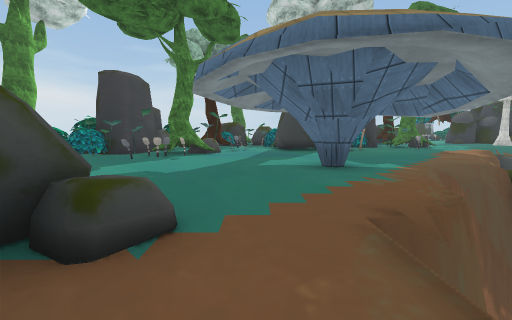
[1] (above)

24 first-person views from a walk through a scene from a Unity 3-D project. The camera is 1.4 m above the floor, tilts 6° down and sees 90° across. The floor is counted in squares, 2 m on a side. Each view is taken from the middle of a square. On the plan, view 1 faces up. The plan holds only what a view shows up to about 9 squares ahead; the rest is blank. The place goes on beyond the plan. Some surface patterns are stand-ins.

[2]
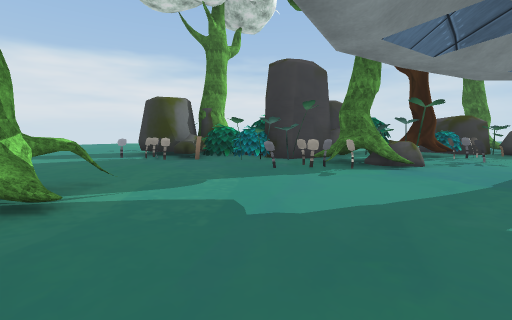

[3]
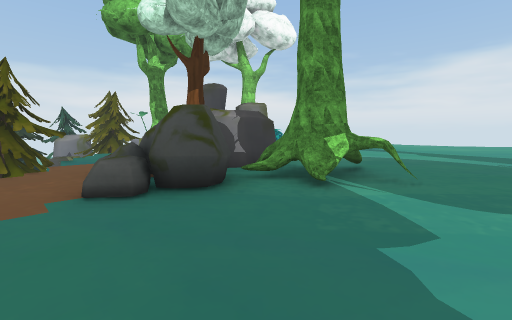

[4]
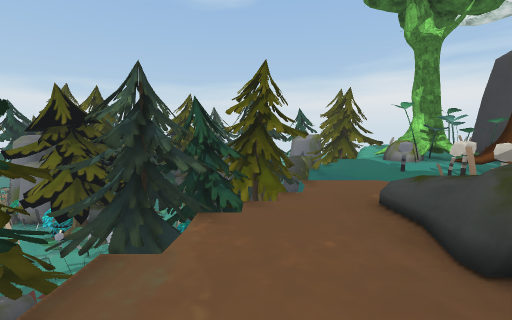

[5]
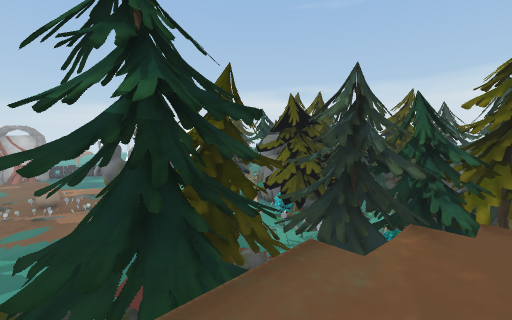

[6]
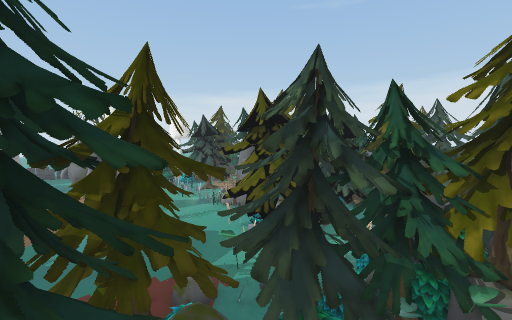

[7]
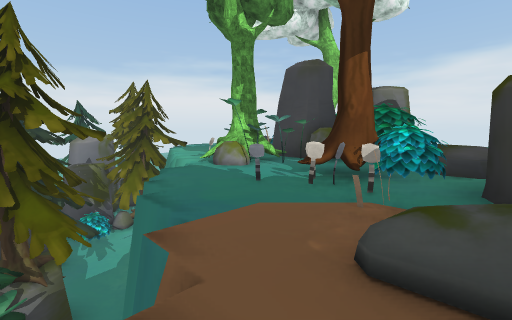

[8]
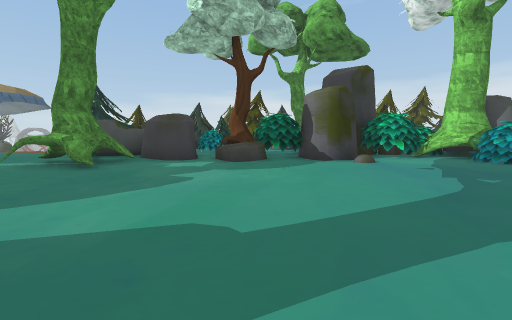

[9]
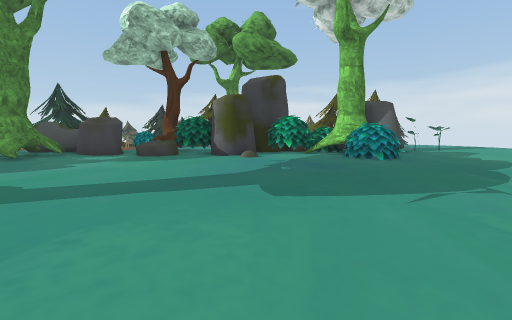

[10]
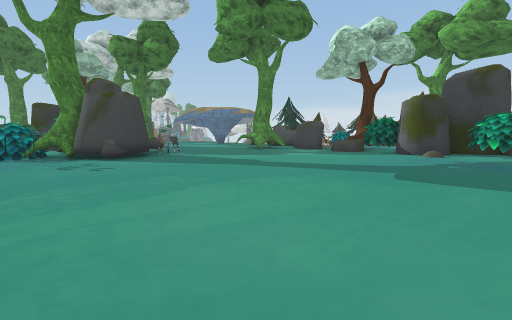

[11]
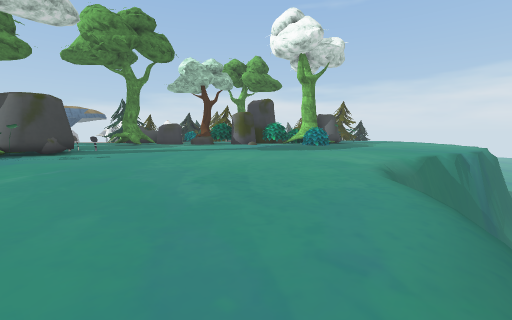

[12]
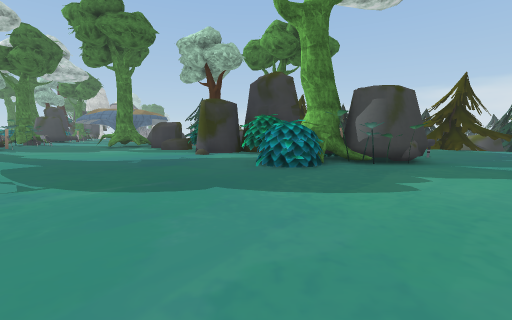

[13]
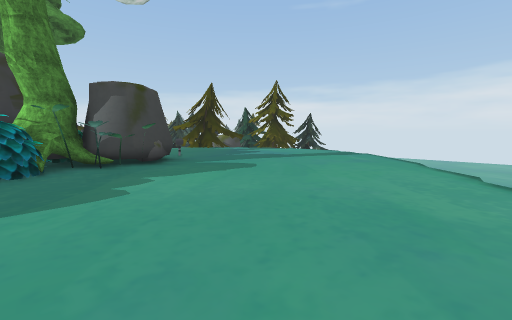

[14]
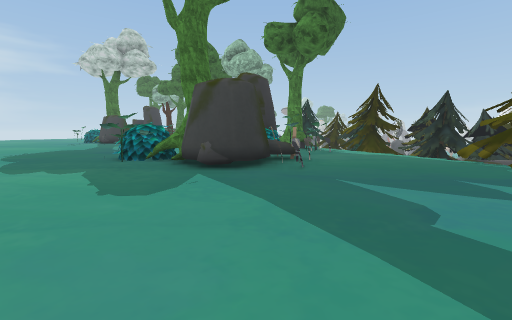

[15]
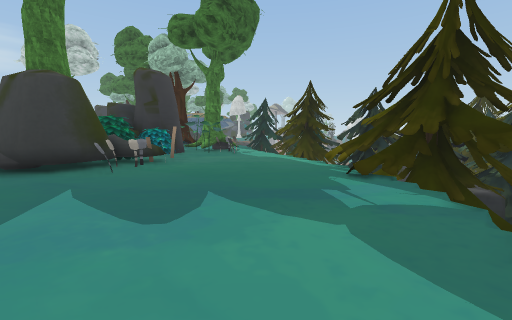

[16]
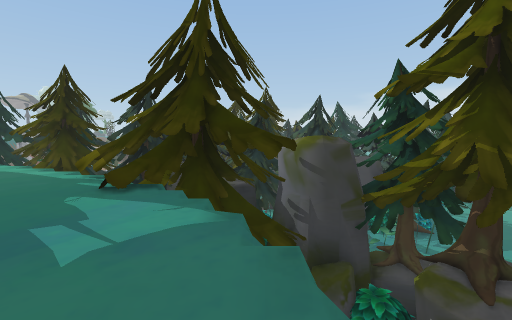

[17]
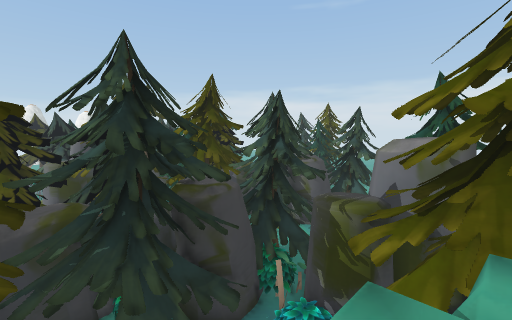

[18]
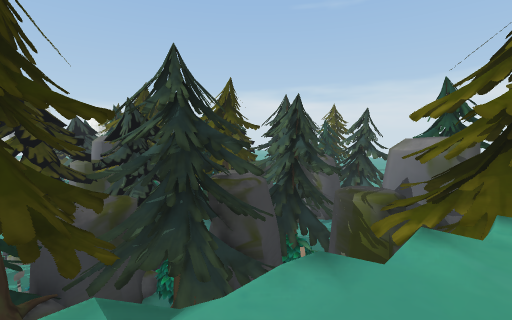

[19]
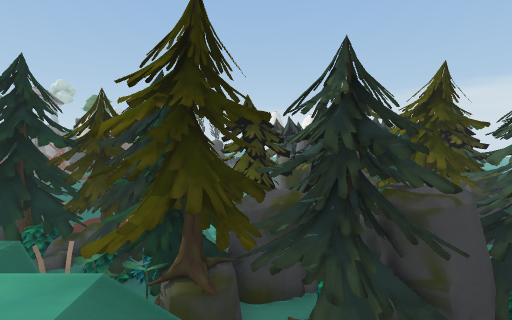

[20]
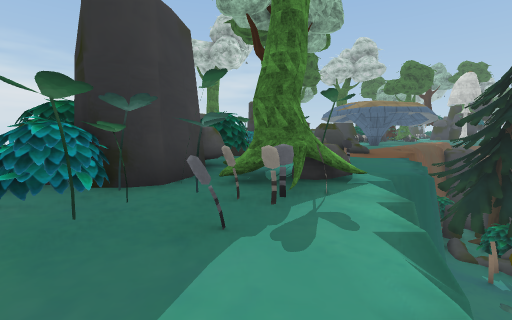

[21]
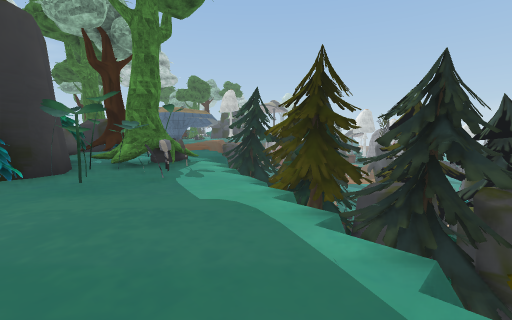

[22]
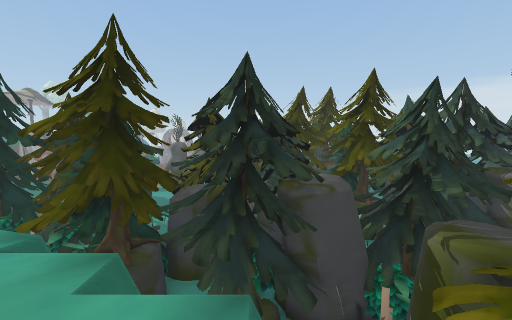

[23]
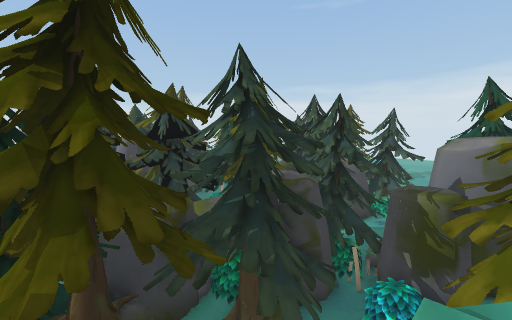

[24]
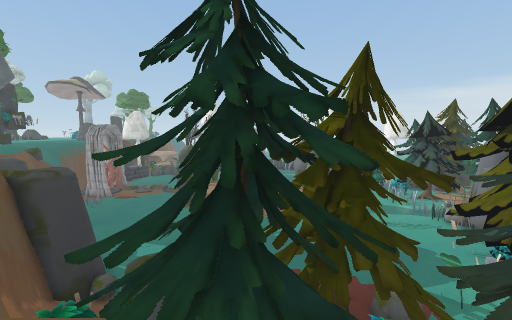

### Floor plan
Key: @ floor where view 1 was taken; # wall or solid block; . main floor; - floor 1.75 m lower than the main floor; _ floor 7 m lower than the main floor; / step, stairs or slope; ^ raised ledge; v drop or lower ground; T tree; O other object.
Columns run from 19 left of view 1 to 9 right of it. Each row starts with its distance up from view 1.
  9          OTTTO###T.... ....
  8 /........OTTTOOOT........./
  7 /.........OOOO.OO......../v
  6 /..........OO........#.../
  5 /....................#. ###
  4  /.............T......v OO#
  3   ............TTT..... O
  2   .............TTOO.vvTOO
  1   ............##OO..v TTO
  0  v...........^###OO@vTOTTT __
 -1  -...........O#T#O.vvTTTT T__
 -2  v.........##OTTO.v _OTTTT___
 -3 #v.........##OTTO.v__TTOO ___
 -4 #.......O.OO#OTT..vvTTTOOO_
 -5   ......TTTO###T.vT TOTOOO___
 -6   .....OTTTOOOT.vvTTTT OOO __
 -7   .....OOOOO.O..vvT#OOOO O#O
 -8   ......OOO....vv_v## OO TT
 -9   .......O..... _vTT##  TTT
-10   v...........v  v#TO#O
-11    v.........T# O ####
-12     .........T# O OT ##
-13     v.......TT  ##TO
-14         ...v    #OTTO O
-15                #  O_ TO
-16              OO#
-17               O#
-18               #T

Where each view was taken, in squares from view 1:
view 1: 0 up, 0 right, facing up
view 2: 3 up, 0 right, facing up-left
view 3: 5 up, 0 right, facing down-left
view 4: 2 up, 0 right, facing down
view 5: 2 up, 0 right, facing down-right
view 6: 0 up, 0 right, facing down-right
view 7: 0 up, 0 right, facing down-left
view 8: 4 up, 11 left, facing down-right
view 9: 3 up, 14 left, facing down-right
view 10: 3 up, 16 left, facing right
view 11: 8 up, 19 left, facing down-right
view 12: 4 down, 17 left, facing right
view 13: 5 down, 17 left, facing down-right
view 14: 12 down, 14 left, facing up-right
view 15: 14 down, 11 left, facing up-right
view 16: 14 down, 10 left, facing right
view 17: 8 down, 5 left, facing down-right
view 18: 7 down, 5 left, facing down-right
view 19: 8 down, 5 left, facing right
view 20: 9 down, 5 left, facing up
view 21: 11 down, 7 left, facing up-right
view 22: 10 down, 6 left, facing right
view 23: 6 down, 4 left, facing down-right
view 24: 0 up, 0 right, facing right
